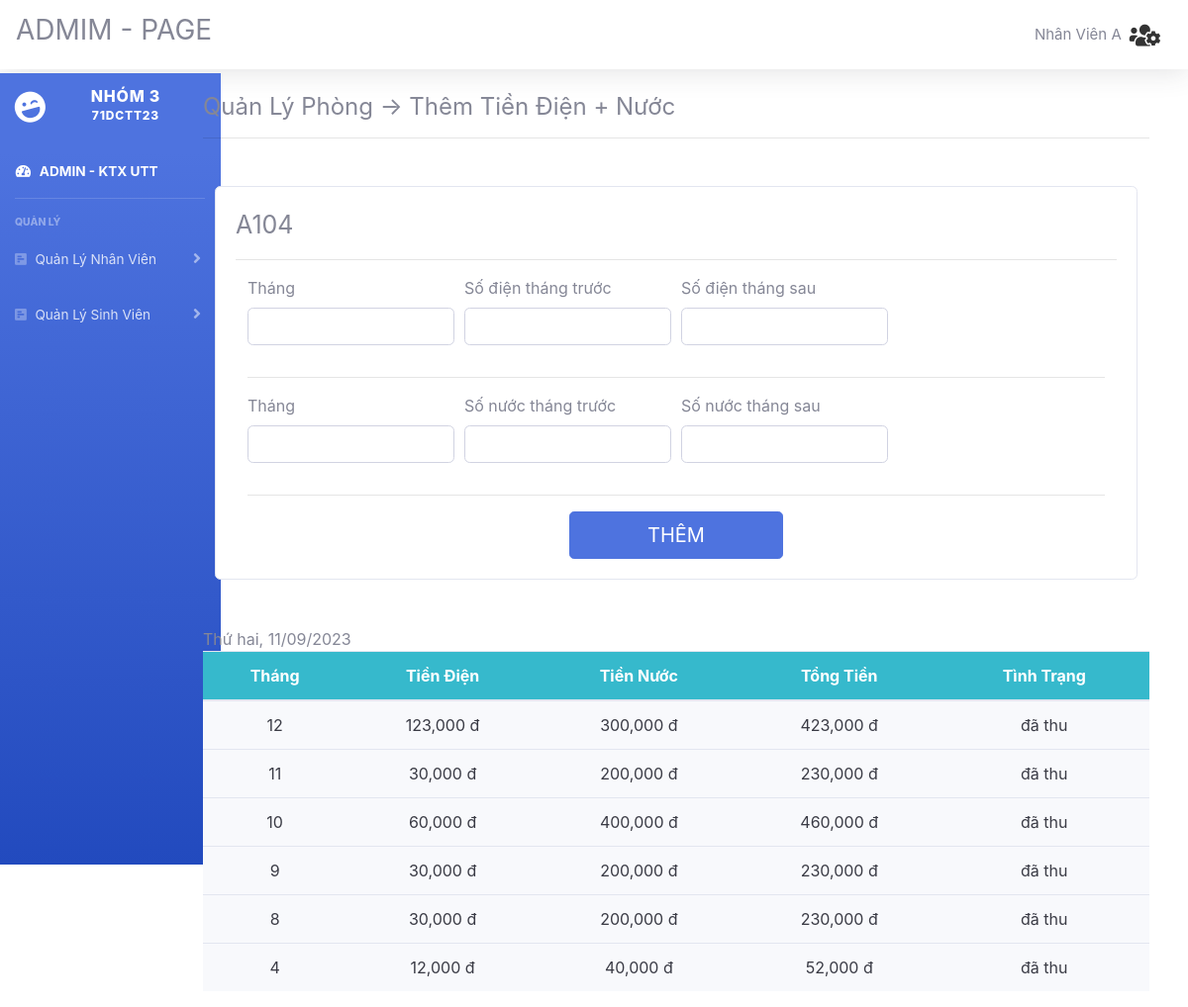
/admin/index.php?action=quanlydiennuoc&view=them&map=A104 (signed in), run on the app's committed database.
### tables this page shows
CREATE TABLE `hoadondiennuoc` (
  `MaHD` int(11) NOT NULL,
  `MaPhong` varchar(20) NOT NULL,
  `TienDien` decimal(10,0) NOT NULL,
  `TienNuoc` decimal(10,0) NOT NULL,
  `Thang` int(11) NOT NULL,
  `TinhTrang` varchar(20) NOT NULL DEFAULT 'chưa thu'
);

### admin/include/thungay.php (called while the page is built, shortened)
<?php
function sw_get_current_weekday() {
	$weekday = date("l");
	$weekday = strtolower($weekday);
	switch($weekday) {
		case 'monday':
			$weekday = 'Thứ hai';
			break;
	}
	return $weekday.', '.date('d/m/Y ');
}
?>

### admin/quanlydiennuoc/them.php (the view, shortened to what this page needs)
 <?php $map=$_GET['map']; include_once('include/thungay.php');?>
      <div class="col-sm-12  m-auto">
        <div class="card card-signin my-5">
          <div class="card-body">
		  <span style="font-size: 25px;color: #333" class="mr-2 d-none d-lg-inline text-gray-600 small"><?php
                         echo $map?>
                        </span>
		  <hr>
           <form class="col-md-12 m-auto" action="index.php?action=quanlydiennuoc&view=them&map=<?php echo $map ?>" method="POST">
              <div class="form-row">
              <div class="form-group col-sm-3">
                    <label for="phong">Tháng</label>
                    <input type="text" class="form-control"  name="thang" required>
                 </div>
                 <div class="form-group col-sm-3">
                    <label for="myEmail">Số điện tháng trước</label>
                    <input type="text" class="form-control" name="sdtt" required>
                 </div>
                 <div class="form-group col-sm-3">
                    <label for="myPassword">Số điện tháng sau</label>
                    <input type="text" class="form-control" name="sdts" required>
                 </div>
              </div><hr>
              <div class="form-row">
              <div class="form-group col-sm-3">
                    <label for="phong">Tháng</label>
                    <input type="text" class="form-control"  name="thang" required>
                 </div>
                 <div class="form-group col-sm-3">
                    <label for="myEmail">Số nước tháng trước</label>
                    <input type="text" class="form-control" name="sntt" required>
                 </div>
                 <div class="form-group col-sm-3">
                    <label for="myPassword">Số nước tháng sau</label>
                    <input type="text" class="form-control" name="snts" required>
                 </div>
              </div><hr>
              <button type="sub" name="themdn" class="btn btn-lg btn-primary btn-block text-uppercase col-3 m-auto">Thêm</button>
           </form></div>
         </div>
       </div><?php $a=sw_get_current_weekday();
echo $a;?>
        <table class="table text-center badge-light table-hover">
                  <thead class="badge-info">
                    <tr>
                      <th>Tháng</th><th>Tiền Điện</th><th>Tiền Nước</th><th>Tổng Tiền</th><th>Tình Trạng</th>
                    </tr>
                  </thead>
                  <tbody>
                  <?php  $sql123="select * from hoadondiennuoc where MaPhong ='$map' order by Thang DESC";
                        $rs123=mysqli_query($conn,$sql123);
                   while ( $row123=mysqli_fetch_array($rs123)) {
                    ?>
                      <tr>
                       <td><?php echo $row123['Thang']; ?> </td>
                       <td> <?php echo number_format($row123['TienDien']).' đ' ?> </td>
                       <td><?php echo number_format($row123['TienNuoc']).' đ' ?></td>
                       <td><?php echo number_format(($row123['TienNuoc']+$row123['TienDien'])).' đ' ?></td>
                       <td><?php if($row123['TinhTrang']==='đã thu') {
                       				echo $row123['TinhTrang'];
                       			 }else{?>
									<a href="index.php?action=quanlydiennuoc&view=them&map=<?php echo $map; ?>&mahd=<?php echo $row123['MaHD']; ?>">chưa thu</a>
                       		<?php	 } ?> </td>
                    </tr>
                 <?php   } ?>
                  </tbody>
        </table>

### data on the page
hoadondiennuoc: Thang "12", TienDien "123,000", TienNuoc "300,000", $row123['TienNuoc']+$row123['TienDien'] "423,000", TinhTrang "đã thu"
hoadondiennuoc: Thang "11", TienDien "30,000", TienNuoc "200,000", $row123['TienNuoc']+$row123['TienDien'] "230,000", TinhTrang "đã thu"
hoadondiennuoc: Thang "10", TienDien "60,000", TienNuoc "400,000", $row123['TienNuoc']+$row123['TienDien'] "460,000", TinhTrang "đã thu"
hoadondiennuoc: Thang "9", TienDien "30,000", TienNuoc "200,000", $row123['TienNuoc']+$row123['TienDien'] "230,000", TinhTrang "đã thu"
hoadondiennuoc: Thang "8", TienDien "30,000", TienNuoc "200,000", $row123['TienNuoc']+$row123['TienDien'] "230,000", TinhTrang "đã thu"
hoadondiennuoc: Thang "4", TienDien "12,000", TienNuoc "40,000", $row123['TienNuoc']+$row123['TienDien'] "52,000", TinhTrang "đã thu"

### other printed values
$nv['HoTen'] "Nhân Viên A"
$map "A104"
$a "Thứ hai, 11/09/2023"
